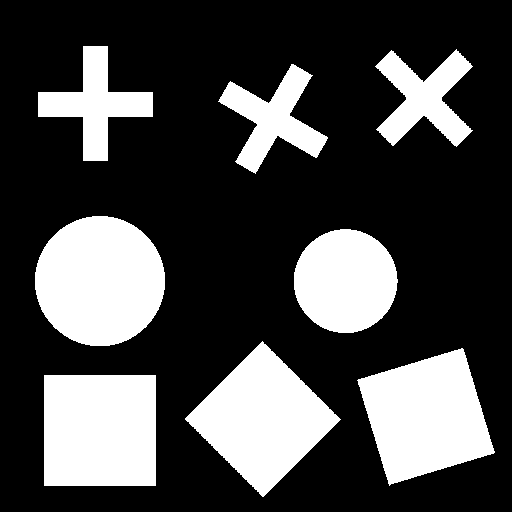
%> input picture 11_Image_indexation/data/shapes.png, 512 x 512 px
$ octave Task_11_3_Shapes.m   (GNU Octave 9; MATLAB toolbox functions it lacks are replaced by stand-ins)
%> lines starting %> are read from the running program, lines starting %| are printed output that depends on the picture; in (x1, y1, x2, y2) boxes, pixels count from 0 and x2, y2 are one past the last pixel; in counts of white or black regions, pixels touching at a corner belong together; the program's own positions count from 1
### 11_Image_indexation/labs/obliczWspolczynniki.m
%% Tomasz Kryjak
% Laboratorium Biocybernetyki
% Obliczanie wspolczynnikow ksztaltu - dla obrazu poindeksowanego

% Wejscie
% - obraz - poindeksowany obraz
% Wyjscie
% - wspolczyniki - dla kazdego obiektu  seria wspolczynnikow - kolejne
% kolumny : - Compacntess, Rmin/Rmax/ Blair-Bliss, Haralick, M7


function [ wspolczynniki ] = obliczWspolczynniki( obraz )

    %% Ile obiektow na obrazie ...
    % Zalozenie o dobrej indeksacji
    ileObiektow = max(obraz(:));

    % Wyznacznie parametrow z obiektu
    res = regionprops(obraz,'Area','BoundingBox','Image');

    % Macierz na wspolczynniki
    wspolczynniki = zeros(ileObiektow,5);

    % Kontenery na wspolczynniki
    Compactness = zeros(ileObiektow,1);
    rMinrMax = zeros(ileObiektow,1);
    BlairBliss = zeros(ileObiektow,1);
    Haralick = zeros(ileObiektow,1);
    M7 = zeros(ileObiektow,1);


    for i=1:ileObiektow
        %% Wyznaczanie wspolczynnika compactness
        S = res(i).Area;
        bb = res(i).BoundingBox;

        Compactness(i) = S / ((bb(3)*bb(4)));

        %% Wyznaczanie wspolczynnika rmin / rmax


        obiekt = res(i).Image;
        srodekCiezkosci = regionprops(obiekt,'Centroid');
        srodekCiezkosci=srodekCiezkosci.Centroid;

        kontur = bwperim(obiekt,8);

        ilePikseliNaKonturze = sum(kontur(:));

        odlOdSrodkaCiezkosci = zeros(ilePikseliNaKonturze,1);

        % Licznik po pikseleach konturu (odresowanie tablicy odleglosci)
        liczKontur=1;

        %% Do BB
        sumaOdlegosciOdSrCiezkosci = 0;
        mianownikaHaralicka = 0;
        [X Y] = size(kontur);

        %% Do M7
        m00 = S;
        M02 = 0;
        M20 = 0;
        M11 = 0;

        %% Iteracja po obrazku
        for xx=1:X
            for yy=1:Y

                %% Dotyczy Rmin/Rmax
                if (kontur(xx,yy) == 1 )
                   odlOdSrodkaCiezkosci(liczKontur) =  sqrt( (xx-srodekCiezkosci(1)) ^2 + (yy-srodekCiezkosci(2)) ^2 );
                   % Haralick
                   mianownikaHaralicka = mianownikaHaralicka + odlOdSrodkaCiezkosci(liczKontur)^2;
                   liczKontur = liczKontur +1;
                end


                %% Dotyczy Blaira-Bilissa
                if (obiekt(xx,yy) == 1 )
                    sumaOdlegosciOdSrCiezkosci = sumaOdlegosciOdSrCiezkosci + sqrt( (xx-srodekCiezkosci(1)) ^2 + (yy-srodekCiezkosci(2)) ^2 );

                end

                %% Dotyczy M7

                % M02 M20 i M11
                if (obiekt(xx,yy) == 1 )
                   M02 = M02 + (yy - srodekCiezkosci(2))^2;
                   M20 = M20 + (xx - srodekCiezkosci(1))^2;
                   M11 = M11 + (xx - srodekCiezkosci(1))*(yy - srodekCiezkosci(2));

                end


            end
        end

        Rmin = min(odlOdSrodkaCiezkosci);
        Rmax = max(odlOdSrodkaCiezkosci);

        rMinrMax(i) = sqrt(Rmin/Rmax);

        %% Blair - Bliss

        BlairBliss(i) = S / sqrt(2*pi*sumaOdlegosciOdSrCiezkosci);

        %% Haralick

        % Licznik
        licznikH = sum(odlOdSrodkaCiezkosci)^2;
        % Mianownik
        mianownikH = ilePikseliNaKonturze * mianownikaHaralicka -1;

        Haralick(i) = sqrt(licznikH/mianownikH);

        %% M7
        % Normalizacja
        N02 = M02 / m00^2;
        N20 = M20 / m00^2;
        N11 = M11 / m00^2;

        M7(i) = N20*N02 - N11^2;

        % Przypisanie wspolczynnikow...
        wspolczynniki(i,1) = Compactness(i);
        wspolczynniki(i,2) = rMinrMax(i);
        wspolczynniki(i,3) = BlairBliss(i);
        wspolczynniki(i,4) = Haralick(i);
        wspolczynniki(i,5) = M7(i);

    end


end

### 11_Image_indexation/labs/Task_11_3_Shapes.m
% Piotr Skalski
% Recognition of objects using shape coefficients

close all;
clearvars;
clc;

%% Loading and displaying an image
im = imread('../data/shapes.png');
%> im: size 512x512 logical; 28% white; 8 white regions
figure;
imshow(im, []);
title('Original image')

%% Calculation of coefficients
labeled = bwlabel(im, 8);
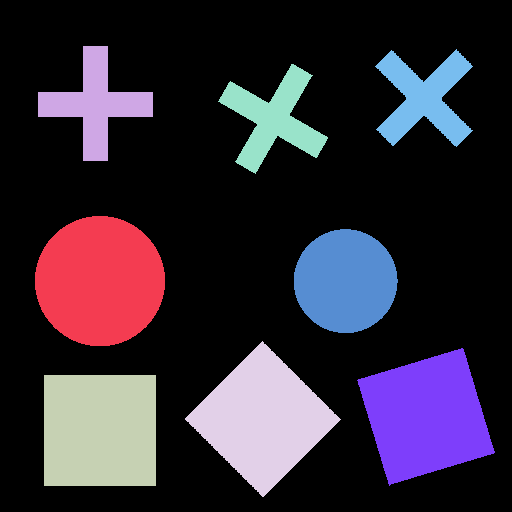
%> labeled: size 512x512 double; 9 distinct labels, from 0 to 8; one colour per label, 0 black
wsp = obliczWspolczynniki(labeled);
%> in obliczWspolczynniki, `ileObiektow = max(obraz(:));`: ileObiektow = 8
%> in obliczWspolczynniki, `res = regionprops(obraz,'Area','BoundingBox','Image');`: res = 8 regions; box (x1, y1, x2, y2) and Area: (35, 216, 165, 346) 13293, (44, 375, 156, 486) 12432, (185, 341, 341, 497) 12212, (357, 348, 495, 486) 12194, (294, 229, 398, 333) 8447, (38, 46, 153, 161) 5125, (218, 64, 328, 174) 4857, (375, 49, 473, 147) 4840
%> the loop in obliczWspolczynniki, `for i=1:ileObiektow` made 8 passes
%> (S, bb, srodekCiezkosci, ilePikseliNaKonturze, X, Y, m00, Rmin) on passes 2 to 8: (5125, [38.5 46.5 115 115], [58 58.44], 456, 115, 115, 5125, 15.96), (12432, [44.5 375.5 112 111], [56.5 56], 442, 111, 112, 12432, 54.5), (12212, [185.5 341.5 156 156], [78.29 78.71], 618, 156, 156, 12212, 52.75), (4857, [218.5 64.5 110 110], [56.07 55.61], 609, 110, 110, 4857, 16.09), (8447, [294.5 229.5 104 104], [52.1 52.66], 412, 104, 104, 8447, 49.66), (12194, [357.5 348.5 138 138], [69.53 68.98], 546, 138, 138, 12194, 53.58), (4840, [375.5 49.5 98 98], [49.84 49.66], 627, 98, 98, 4840, 15.84)
%> (S, bb, srodekCiezkosci, ilePikseliNaKonturze, X, Y, m00, Rmin) on pass 1: (13293, [35.5 216.5 130 130], [65.48 65.62], 516, 130, 130, 13293, 63.4)
%> pass 1, in obliczWspolczynniki, `obiekt = res(i).Image;`:
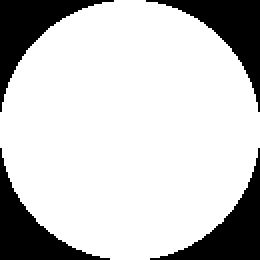
%> obiekt: size 130x130 logical (shown 2 times larger); 78.7% white; 4 black regions, box (x1, y1, x2, y2) and area: (73, 0, 130, 56) 910, (0, 0, 57, 56) 908, (75, 74, 130, 130) 896, (0, 74, 55, 130) 893
%> pass 1, in obliczWspolczynniki, `kontur = bwperim(obiekt,8);`:
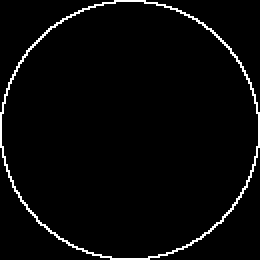
%> kontur: size 130x130 logical (shown 2 times larger); 3.1% white in thin lines or dots
%> pass 2, in obliczWspolczynniki, `obiekt = res(i).Image;`:
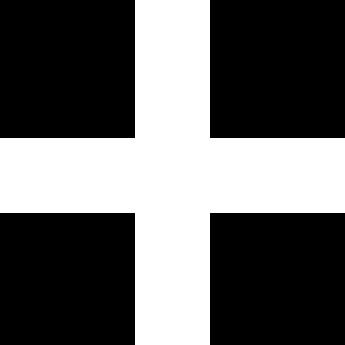
%> obiekt: size 115x115 logical (shown 3 times larger); 38.8% white; 1 white region, box (x1, y1, x2, y2) and area: (0, 0, 115, 115) 5125
%> after the loop in obliczWspolczynniki, `for i=1:ileObiektow`: BlairBliss = [6.98; 5; 6.81; 6.78; 4.9; 6.24; 6.78; 4.89]; Compactness = [0.787; 0.388; 1; 0.502; 0.401; 0.781; 0.64; 0.504]; Haralick = [1; 0.949; 0.994; 0.994; 0.948; 1; 0.994; 0.948]; M7 = [0.00633; 0.0157; 0.00695; 0.00695; 0.0165; 0.00634; 0.00695; 0.0166]; odlOdSrodkaCiezkosci = 627 values, max 58.58 at index 1, min 15.84 at index 257, mean 40.32; rMinrMax = [0.986; 0.521; 0.831; 0.824; 0.522; 0.972; 0.829; 0.52]; wspolczynniki = [0.787 0.986 6.98 1 0.00633; 0.388 0.521 5 0.949 0.0157; 1 0.831 6.81 0.994 0.00695; 0.502 0.824 6.78 0.994 0.00695; 0.401 0.522 4.9 0.948 0.0165; 0.781 0.972 6.24 1 0.00634; 0.64 0.829 6.78 0.994 0.00695; 0.504 0.52 4.89 0.948 0.0166]
%> wsp has the same summary as wspolczynniki in obliczWspolczynniki
figure;
imshow(labeled, []);
title('Image with labels')

r = regionprops(labeled, 'Centroid');
%> r = 8 regions; Centroid: [100.5 281.6], [96 104.4], [100.5 431], [263.3 419.7], [274.1 119.6], [346.1 281.7], [426.5 417], [424.8 98.7]
for i = 1:length(r)
    text(r(i).Centroid(1), r(i).Centroid(2), ['\color{magenta}', num2str(i)] );
end
%> this loop made 8 passes
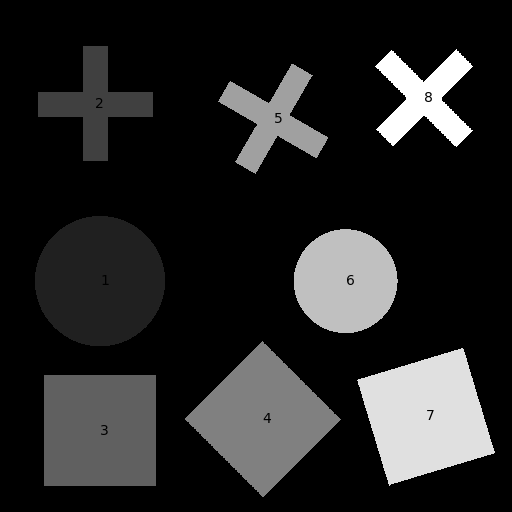
%> figure redrawn from the program's plot data; its title reads 'Image with labels'

%% Crosses

[ width height ] = size(labeled);
%> width = 512; height = 512

crosses = labeled;
for x=1:width
    for y=1:height
        px = crosses(x,y);
        if (px ~= 0 && ~(wsp(px,5) > 0.015 && wsp(px,5) < 0.020) )
            crosses(x,y) = 0;
        end
    end
end
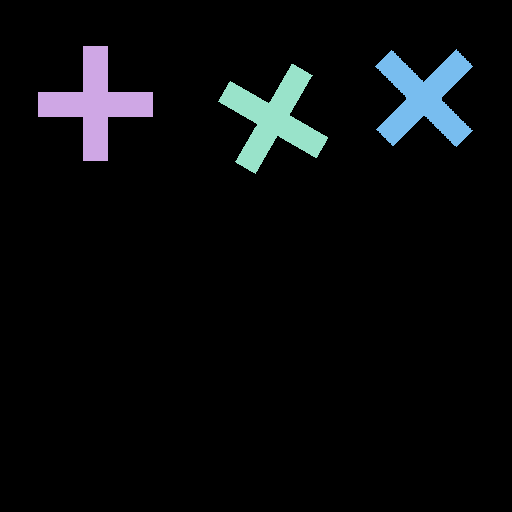
%> crosses: size 512x512 double; 4 distinct labels, from 0 to 8; one colour per label, 0 black
figure; imshow(crosses, []);
title('Only crosses from image')

%% Squares

squares = labeled;
for x=1:width
    for y=1:height
        px = squares(x,y);
        if (px ~= 0 && ~(wsp(px,2) > 0.8 && wsp(px,2) < 0.9) )
            squares(x,y) = 0;
        end
    end
end
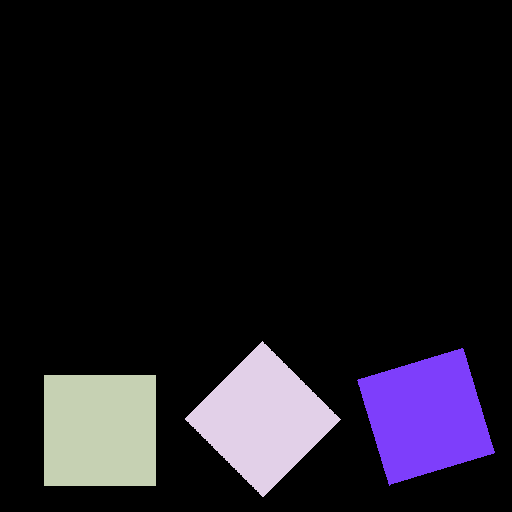
%> squares: size 512x512 double; 4 distinct labels, from 0 to 7; one colour per label, 0 black
figure; imshow(squares, []);
title('Only squares from image')
